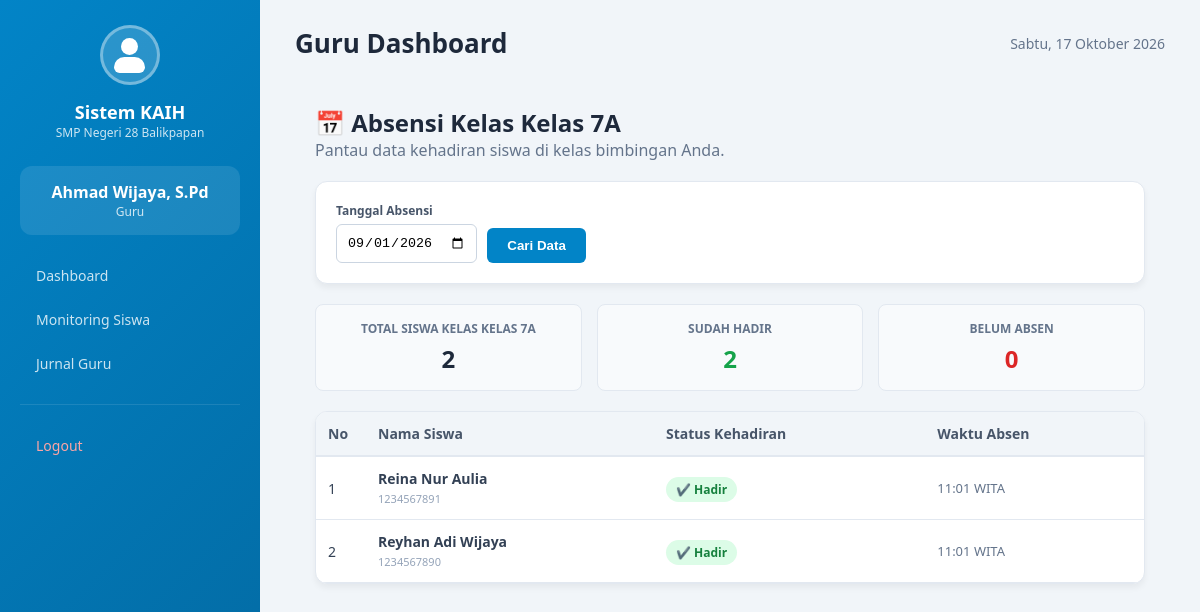
The page /aplikasi/guru/absensi.php?tanggal=2026-09-01 (signed in) on the database its author committed.
### tables this page shows
CREATE TABLE `guru` (
  `id` bigint UNSIGNED NOT NULL,
  `nip` varchar(30) NOT NULL,
  `nama_guru` varchar(100) NOT NULL,
  `kelas` varchar(50) DEFAULT NULL,
  `jenis_kelamin` enum('L','P') DEFAULT NULL,
  `alamat` text,
  `no_hp` varchar(20) DEFAULT NULL,
  `jabatan` varchar(50) DEFAULT NULL,
  `created_at` timestamp NULL DEFAULT NULL,
  `updated_at` timestamp NULL DEFAULT NULL
);

CREATE TABLE `absensi` (
  `id` int NOT NULL,
  `siswa_id` bigint UNSIGNED NOT NULL,
  `tanggal` date NOT NULL,
  `status` enum('hadir','izin','sakit','alpha') DEFAULT 'hadir',
  `deskripsi` varchar(255) DEFAULT 'Sesi kelas reguler',
  `catatan` text,
  `created_at` datetime DEFAULT CURRENT_TIMESTAMP,
  `updated_at` datetime DEFAULT CURRENT_TIMESTAMP ON UPDATE CURRENT_TIMESTAMP
);

CREATE TABLE `siswa` (
  `id` bigint UNSIGNED NOT NULL,
  `nisn` varchar(30) NOT NULL,
  `nama_siswa` varchar(100) NOT NULL,
  `kelas` varchar(50) DEFAULT NULL,
  `jenis_kelamin` enum('L','P') DEFAULT NULL,
  `wali_kelas_id` bigint UNSIGNED DEFAULT NULL,
  `created_at` timestamp NULL DEFAULT NULL,
  `updated_at` timestamp NULL DEFAULT NULL
);

### aplikasi/guru/absensi.php (the view, shortened to what this page needs)
<?php
require_once '../../config/database.php';
$guru_id = $_SESSION['guru_id'] ?? $_SESSION['user_id'] ?? 0;
$kelas_guru = '';
if ($guru_id > 0) {
    $stmtG = $pdo->prepare("SELECT kelas FROM guru WHERE id = ? OR nip = (SELECT username FROM users WHERE id = ?)");
    $stmtG->execute([$guru_id, $guru_id]);
    $rowG = $stmtG->fetch(PDO::FETCH_ASSOC);
    if ($rowG) { $kelas_guru = $rowG['kelas'] ?? ''; }
}
$filterTanggal = $_GET['tanggal'] ?? date('Y-m-d');
$data_absensi = [];
$total = $hadir = $belum = 0;
if ($kelas_guru !== '') {
    $query = "SELECT s.nisn, s.nama_siswa, s.kelas, a.status, a.updated_at
              FROM siswa s
              LEFT JOIN absensi a ON s.id = a.siswa_id AND a.tanggal = :tanggal
              WHERE s.kelas = :kelas
              ORDER BY s.nama_siswa ASC";
    $stmt = $pdo->prepare($query);
    $stmt->execute([':tanggal' => $filterTanggal, ':kelas' => $kelas_guru]);
    $data_absensi = $stmt->fetchAll(PDO::FETCH_ASSOC);
    $total = count($data_absensi);
    foreach ($data_absensi as $row) {
        if (!empty($row['status']) && strtolower($row['status']) === 'hadir') {
            $hadir++;
        } else {
            $belum++;
        }
    }
}
require_once '../includes/header-kaih.php';
?>
<div class="content-area" style="padding: 20px;">
    <h2 style="margin-top: 0; color: #1e293b;">📅 Absensi Kelas <?= htmlspecialchars($kelas_guru ?: '(Belum Ditugaskan)') ?></h2>
    <p style="color: #64748b; margin-bottom: 20px;">Pantau data kehadiran siswa di kelas bimbingan Anda.</p>
    <?php if ($kelas_guru === ''): ?>
        <div class="modern-card" style="text-align: center; color: #ef4444; font-weight: bold;">
            Anda belum ditugaskan sebagai Wali Kelas di kelas manapun.
        </div>
    <?php else: ?>
        <div class="modern-card" style="display: flex; gap: 15px; align-items: flex-end;">
            <form method="GET" style="display: flex; gap: 10px; align-items: flex-end;">
                <div>
                    <label style="display: block; font-size: 12px; font-weight: bold; color: #475569; margin-bottom: 5px;">Tanggal Absensi</label>
                    <input type="date" name="tanggal" value="<?= htmlspecialchars($filterTanggal) ?>" style="padding: 10px; border: 1px solid #cbd5e1; border-radius: 6px; outline: none;">
                </div>
                <button type="submit" class="btn-primary">Cari Data</button>
            </form>
        </div>
        <div class="stats-grid">
            <div class="stat-box"><div class="title">Total Siswa Kelas <?= htmlspecialchars($kelas_guru) ?></div><div class="value"><?= $total ?></div></div>
            <div class="stat-box"><div class="title">Sudah Hadir</div><div class="value" style="color:#16a34a;"><?= $hadir ?></div></div>
            <div class="stat-box"><div class="title">Belum Absen</div><div class="value" style="color:#dc2626;"><?= $belum ?></div></div>
        </div>
        <div class="modern-card" style="padding: 0; overflow-x: auto;">
            <table class="table-modern">
                <thead>
                    <tr>
                        <th style="width: 50px;">No</th>
                        <th>Nama Siswa</th>
                        <th>Status Kehadiran</th>
                        <th>Waktu Absen</th>
                    </tr>
                </thead>
                <tbody>
                    <?php if (empty($data_absensi)): ?>
                        <tr><td colspan="4" style="text-align: center; padding: 20px; color: #94a3b8;">Belum ada siswa terdaftar di kelas ini.</td></tr>
                    <?php else: ?>
                        <?php $no = 1; foreach ($data_absensi as $row):
                            $is_hadir = !empty($row['status']) && strtolower($row['status']) === 'hadir';
                        ?>
                        <tr>
                            <td><?= $no++ ?></td>
                            <td><b><?= htmlspecialchars($row['nama_siswa']) ?></b><br><span style="font-size: 11px; color: #94a3b8;"><?= htmlspecialchars($row['nisn']) ?></span></td>
                            <td>
                                <?= $is_hadir ? '<span class="badge" style="background:#dcfce7; color:#15803d;">✔️ Hadir</span>' : '<span class="badge" style="background:#fee2e2; color:#b91c1c;">❌ Belum Absen</span>' ?>
                            </td>
                            <td style="font-size: 13px; color: #64748b;">
                                <?= $is_hadir ? date('H:i', strtotime($row['updated_at'])) . ' WITA' : '-' ?>
                            </td>
                        </tr>
                        <?php endforeach; ?>
                    <?php endif; ?>
                </tbody>
            </table>
        </div>
    <?php endif; ?>
</div>

### aplikasi/includes/header-kaih.php (style rules this page uses)
* { margin: 0; padding: 0; box-sizing: border-box; }
body { font-family: 'Segoe UI', Tahoma, Geneva, Verdana, sans-serif; background: #f1f5f9; min-height: 100vh; }

### aplikasi/guru/absensi.php (style rules this page uses)
.modern-card { background: #fff; border-radius: 12px; box-shadow: 0 4px 6px rgba(0,0,0,0.05); padding: 20px; margin-bottom: 20px; border: 1px solid #e2e8f0; }
.stats-grid { display: grid; grid-template-columns: repeat(auto-fit, minmax(150px, 1fr)); gap: 15px; margin-bottom: 20px; }
.stat-box { background: #f8fafc; padding: 15px; border-radius: 8px; border: 1px solid #e2e8f0; text-align: center; }
.stat-box .title { font-size: 12px; color: #64748b; font-weight: bold; text-transform: uppercase; margin-bottom: 5px; }
.stat-box .value { font-size: 24px; font-weight: 800; color: #1e293b; }
.table-modern { width: 100%; border-collapse: collapse; font-size: 14px; }
.table-modern th { background: #f1f5f9; padding: 12px; text-align: left; color: #475569; border-bottom: 2px solid #e2e8f0; }
.table-modern td { padding: 12px; border-bottom: 1px solid #e2e8f0; color: #334155; }
.badge { padding: 4px 10px; border-radius: 20px; font-size: 12px; font-weight: bold; }
.btn-primary { background: #0284c7; color: #fff; border: none; padding: 10px 20px; border-radius: 6px; font-weight: bold; cursor: pointer; transition: 0.2s; }

### rows shown on the page
guru: kelas "Kelas 7A", kelas "KELAS 7A"
absensi: siswa.nama_siswa "Reina Nur Aulia", siswa.nisn "1234567891", status "✔️ Hadir", updated_at "11:01"
absensi: siswa.nama_siswa "Reyhan Adi Wijaya", siswa.nisn "1234567890", status "✔️ Hadir", updated_at "11:01"

### other values the page prints
$nama "Ahmad Wijaya, S.Pd"
$sidebarLabel "Guru"
$role "Guru"
tanggalIndo() "Sabtu, 17 Oktober 2026"
$total "2"
$hadir "2"
$belum "0"
